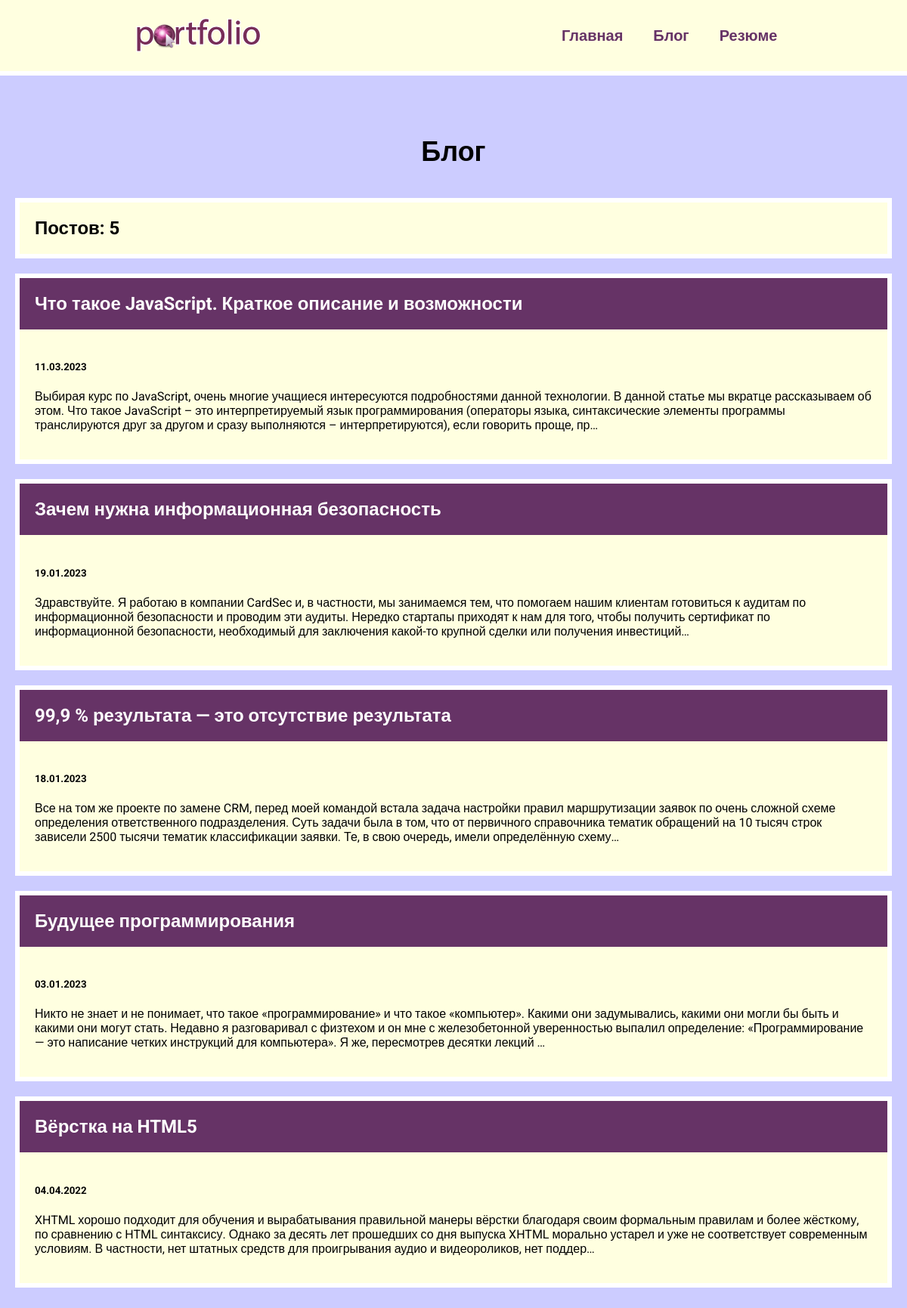
Screenshot of /blog/ with the database file from the repository.
### blog/models.py (models this page shows, shortened)
class Blog(models.Model):
    title = models.CharField(max_length=200) # Короткое поле, в котором можем указать максимальное кол-во символов 200
    description = models.TextField() # В данном поле будет описание. Для типа TextField не указывается максимальное кол-во символов.
    date = models.DateField() # Поле с датой, можно ни чего не указывать.

### blog/views.py (the view)
# urls.py: path('', views.blogs, name='blogs'), # Будем создавать обработчик,
def blogs(request) -> HttpResponse:
    blog = Blog.objects.order_by('-date') # Самая первая дата будет, самая ранняя кот-я есть.
    return render(request, 'blog/blogs.html', {'blogs': blog})

### blog/templates/blog/blogs.html
{% extends 'skills/base.html' %}
{% block content %}
<h1>Блог</h1>
<h2 class="count">Постов: {{ blogs.count }}</h2>
{% for blog in blogs %}
<div class="element">
    <h2 class="top">
        <a href="{% url 'blog:detail' blog.id %}">
            {{ blog.title }}
        </a>
    </h2>
    <div class="blog_text">
        <h5>{{ blog.date|date:'d.m.Y' }}</h5>
        <p>{{ blog.description|striptags|truncatechars:360 }}</p>
    </div>
</div>
{% endfor %}
{% endblock %}

### skills/static/css/style.css (style rules this page uses)
body { font-family: 'Roboto', sans-serif; padding: 0; margin: 0; background: #CCCCFF; }
.element, .count { background-color: lightyellow; border: 6px solid #FFF; margin: 20px 0; }
.content h1 { text-align: center; margin: 60px 0 40px; font-size: 36px; }
.top { background: #663366; margin: 0; }
.top a { color: #FFF; text-decoration: none; display: block; padding: 20px; }
.blog_text, .count { padding: 20px; box-sizing: border-box; }

### rows the page displays
Blog: title "Что такое JavaScript. Краткое описание и возможности", date "11.03.2023", description "Выбирая курс по JavaScript, очень многие учащиеся интересуются подробностями данной технологии. В данной статье мы вкратце рассказываем об этом. Что такое JavaScript – это интерпретируемый язык программирования (операторы языка, синтаксические элементы программы транслируются друг за другом и сразу выполняются – интерпретируются), если говорить проще, пр…"
Blog: title "Зачем нужна информационная безопасность", date "19.01.2023", description "Здравствуйте. Я работаю в компании CardSec и, в частности, мы занимаемся тем, что помогаем нашим клиентам готовиться к аудитам по информационной безопасности и проводим эти аудиты. Нередко стартапы приходят к нам для того, чтобы получить сертификат по информационной безопасности, необходимый для заключения какой-то крупной сделки или получения инвестиций…"
Blog: title "99,9 % результата — это отсутствие результата", date "18.01.2023", description "Все на том же проекте по замене CRM, перед моей командой встала задача настройки правил маршрутизации заявок по очень сложной схеме определения ответственного подразделения. Суть задачи была в том, что от первичного справочника тематик обращений на 10 тысяч строк зависели 2500 тысячи тематик классификации заявки. Те, в свою очередь, имели определённую схему…"
Blog: title "Будущее программирования", date "03.01.2023", description "Никто не знает и не понимает, что такое «программирование» и что такое «компьютер». Какими они задумывались, какими они могли бы быть и какими они могут стать. Недавно я разговаривал с физтехом и он мне с железобетонной уверенностью выпалил определение: «Программирование — это написание четких инструкций для компьютера». Я же, пересмотрев десятки лекций …"
Blog: title "Вёрстка на HTML5", date "04.04.2022", description "XHTML хорошо подходит для обучения и вырабатывания правильной манеры вёрстки благодаря своим формальным правилам и более жёсткому, по сравнению с HTML синтаксису. Однако за десять лет прошедших со дня выпуска XHTML морально устарел и уже не соответствует современным условиям. В частности, нет штатных средств для проигрывания аудио и видеороликов, нет поддер…"

### other values shown
{{ blogs.count }} "5"
